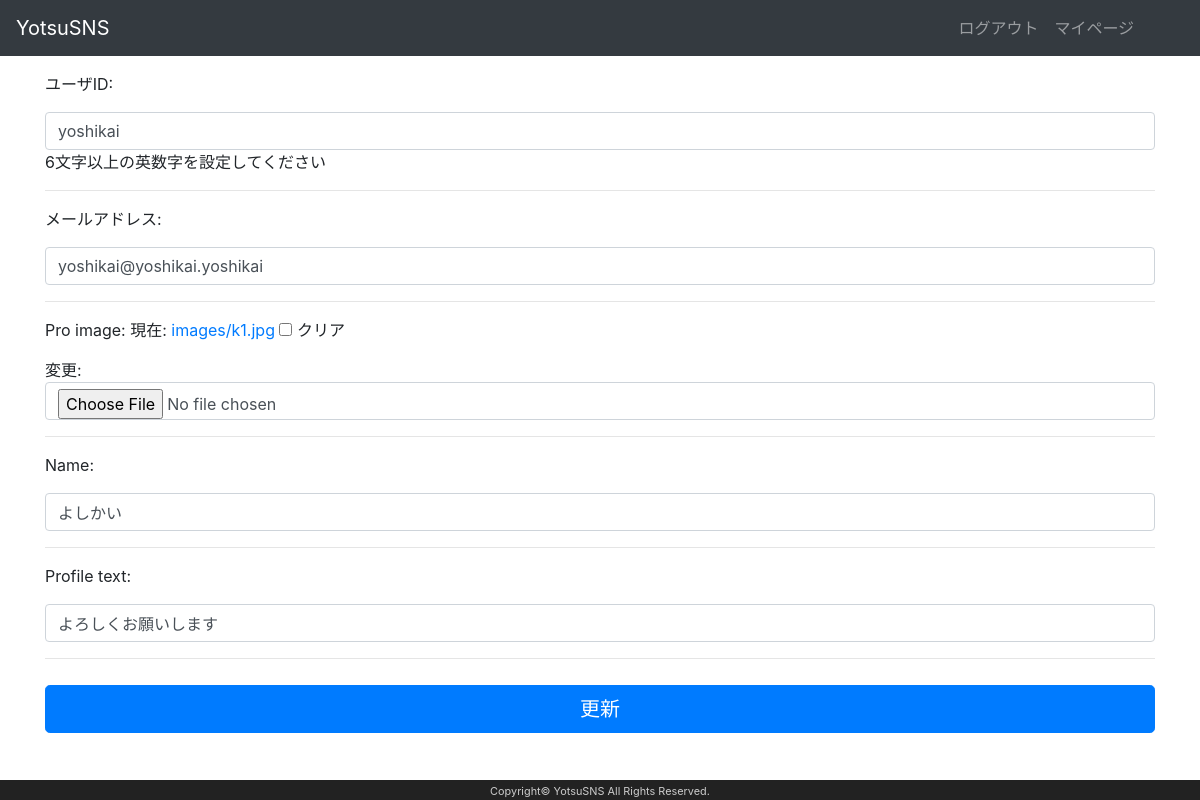
Page /accounts/mypage/edit (signed in) on the earlier database version.
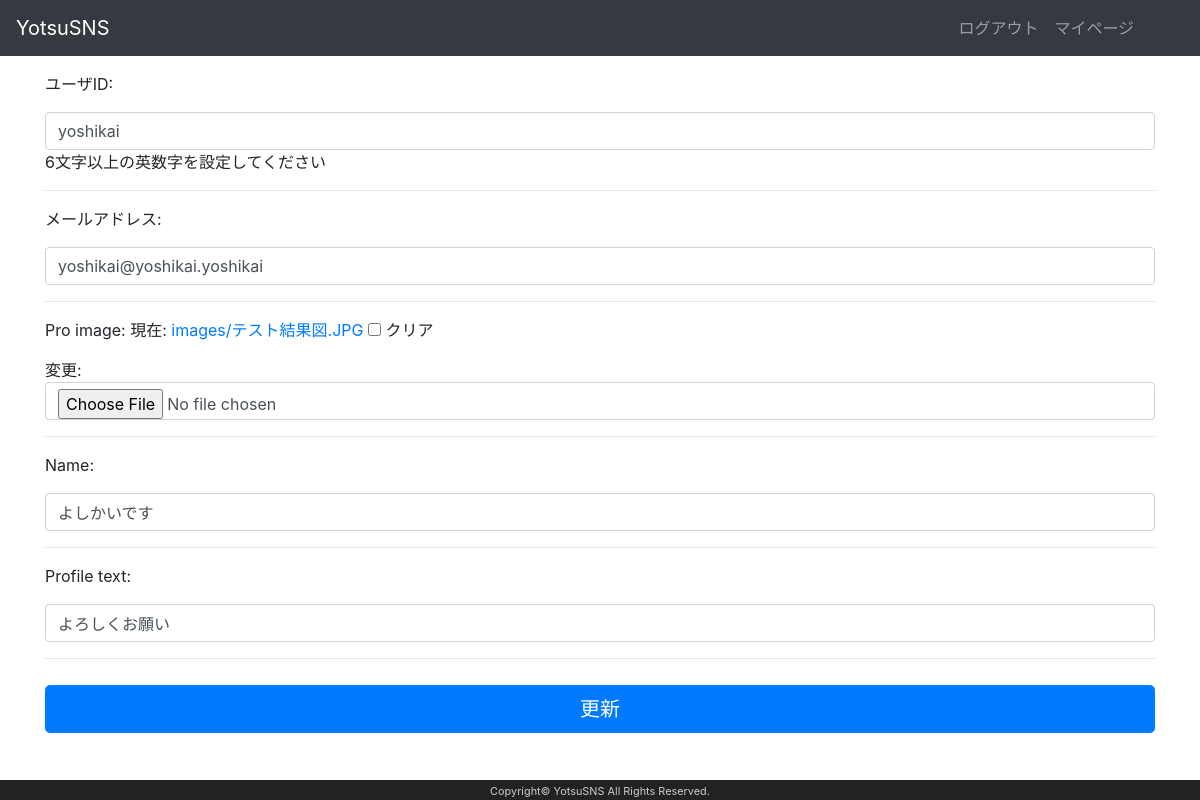
Same page on the later database version.
### accounts/models.py (models this page shows, shortened)
class AuthUser(AbstractBaseUser, PermissionsMixin):
    class Meta:
        verbose_name='ユーザ'
    username = models.CharField(
        verbose_name='ユーザID',
        unique=True,
        max_length=30,
    )
    email = models.EmailField(unique=True)
    date_joined = models.DateTimeField(auto_now_add=True)
    is_active = models.BooleanField(default=True)
    is_staff = models.BooleanField(default=False)
    USERNAME_FIELD = 'username'
    REQUIRED_FIELDS = ['email']
    objects = AuthUserManager()

class Profile(models.Model):
    owner=models.ForeignKey(
        AuthUser,
        on_delete=models.CASCADE,
        related_name='profile_owner')
    pro_image=StdImageField(
        upload_to='images/',
        null=True,
        blank=True,
        variations={
            'large':(600,400),
            'thumbnail':(100,100,True),
            'medium':(300,200),
        })
    name=models.CharField(default=None,max_length=30,null=True,blank=True)
    profile_text=models.CharField(default=None,max_length=140,null=True,blank=True)

### accounts/views.py (the view, shortened to what this page needs)
# urls.py: path('mypage/edit',views.Edit,name='edit'),
@login_required(login_url='accounts/login')
def Edit(request):
    user=request.user
    profile=user.profile_owner.get()
    params={
        'userform':UserUpdateForm(instance=user),
        'profileform':ProfileForm(instance=profile),
    }
    original=''
    large=''
    thumbnail=''
    medium=''
    return render(request,'accounts/accountedit.html',params)

### accounts/forms.py (shortened to what this page needs)
class UserUpdateForm(forms.ModelForm):
    class Meta:
        model = User
        fields = ('username','email')
    def __init__(self,*args,**kwargs):
        super().__init__(*args,**kwargs)
        for field in self.fields.values():
            field.widget.attrs['class'] = 'form-control'
        self.fields['username'].label='ユーザID'
        self.fields['username'].help_text='6文字以上の英数字を設定してください'
        self.fields['email'].label='メールアドレス'

class ProfileForm(forms.ModelForm):
    class Meta:
        model = Profile
        fields = ('pro_image','name','profile_text')
    def __init__(self,*args,**kwargs):
        super().__init__(*args,**kwargs)
        for field in self.fields.values():
            field.widget.attrs['class'] = 'form-control'

### accounts/templates/accounts/accountedit.html (shortened to what this page needs)
{% extends 'accounts/layout.html' %}
{% block content %}
<form enctype="multipart/form-data" action="" method="post">
    {% for field in userform %}
    <div class="form-group">
        <label for="{{field.id_for_label}}">{{field.label_tag}}</label>
        {{field}}
        {{field.help_text}}
    </div>
    <hr>
    {% endfor %}
    {% for field in profileform %}
    <div class="form-group">
        <label for="{{field.id_for_label}}">{{field.label_tag}}</label>
        {{field}}
    </div>
    <hr>
    {% endfor %}
    <button type="submit" class="btn btn-primary btn-lg">更新</button>
</form>
{% endblock %}

### accounts/templates/accounts/layout.html (shortened to what this page needs)
<!DOCTYPE html>
<html lang="ja">
    <head>
        <link rel="stylesheet" href="https://stackpath.bootstrapcdn.com/bootstrap/4.1.0/css/bootstrap.min.css"
>
        {% load static %}
        <link rel="stylesheet" href="{% static 'accounts/css/style.css' %}">
    </head>
    <body>
    <div id="wrapper">
    <main>
    <nav class="navbar navbar-expand-lg navbar-dark bg-dark">
      <div class="col-12 clearfix">
        <div class="float-left">
          <a class="navbar-brand" href="{% url 'login' %}">YotsuSNS</a>
        </div>
      </div>
      <div class="collapse navbar-collapse" id="navbarSupportedContent">
        <ul class="navbar-nav mr-auto mt-2 mt-lg-0" style="list-style:none;">
          {% if user.is_authenticated %}
          <li>
            <a class="nav-item nav-link" href="{% url 'logout' %}">ログアウト</a>
          </li>
          <li class="nav-item">
            <a class="nav-link" href="{% url 'mypage' %}">マイページ</a>
          </li>
          {% else %}
          <li class="nav-item">
            <a class="nav-link" href="{% url 'login' %}">ログイン</a>
          </li>
          {% endif %}
        </ul>
      </div>
    </nav>
    <div class="container mt-3 wrapper">
        {% block content %}{% endblock %}
    </div>
    </main>
    <footer>
        <div id="copyright">
        <small>Copyright&copy; YotsuSNS All Rights Reserved.</small>
        </div>
    </footer>
    </div>
    </body>
</html>

### accounts/static/accounts/css/style.css (style rules this page uses)
.col-12 { padding-left: 0px; padding-right: 0px; flex:0 0 80%; }
.btn { width:100%; margin-top: 10px; margin-bottom: 10px; }
footer { clear: both; background: #222; color: #fff; font-size: 85%; margin-top: auto; }
#copyright { clear: both; text-align: center; background: #222; color: #ccc; }
#wrapper { display: flex; flex-direction: column; min-height: 100vh; }

Differences in the rows shown:
changed Profile: name "よしかい" → "よしかいです"; profile_text "よろしくお願いします" → "よろしくお願い"
Other differences:
text no longer shown: "現在: images/k1.jpg クリア 変更:"
text now shown: "現在: images/テスト結果図.JPG クリア 変更:"
